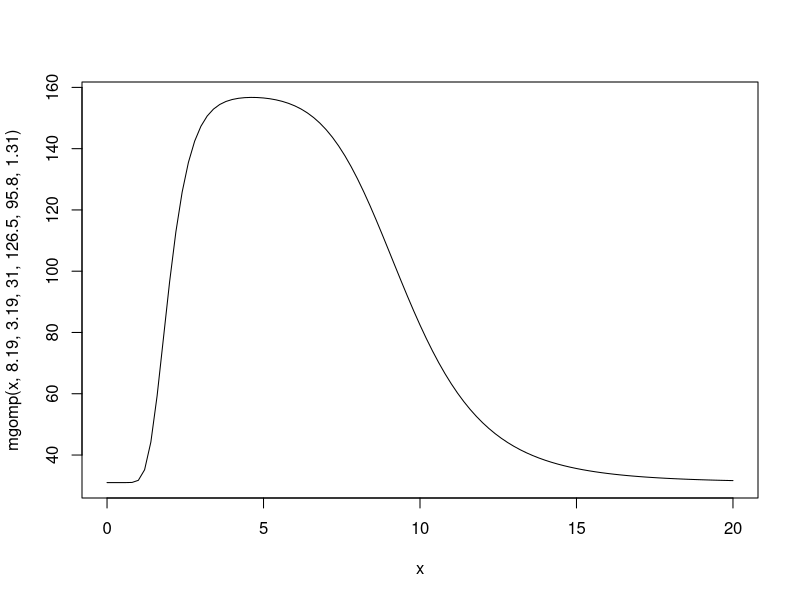
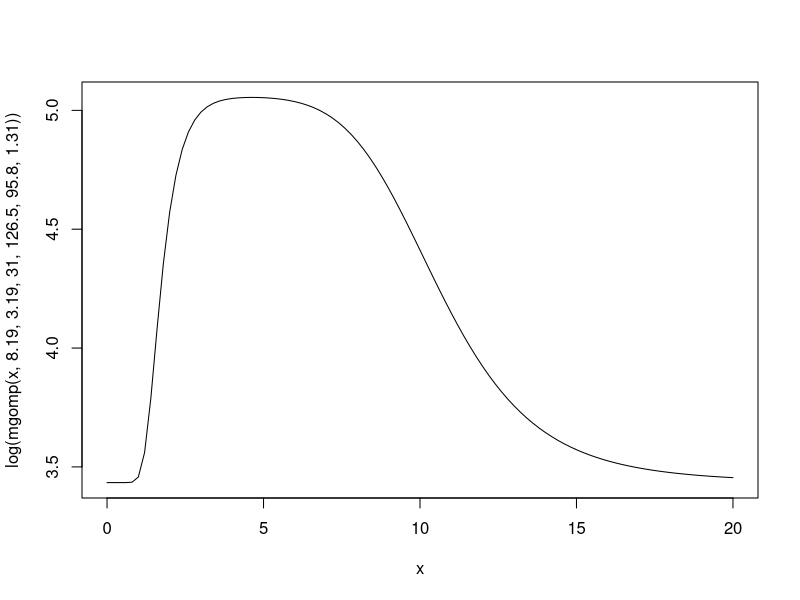
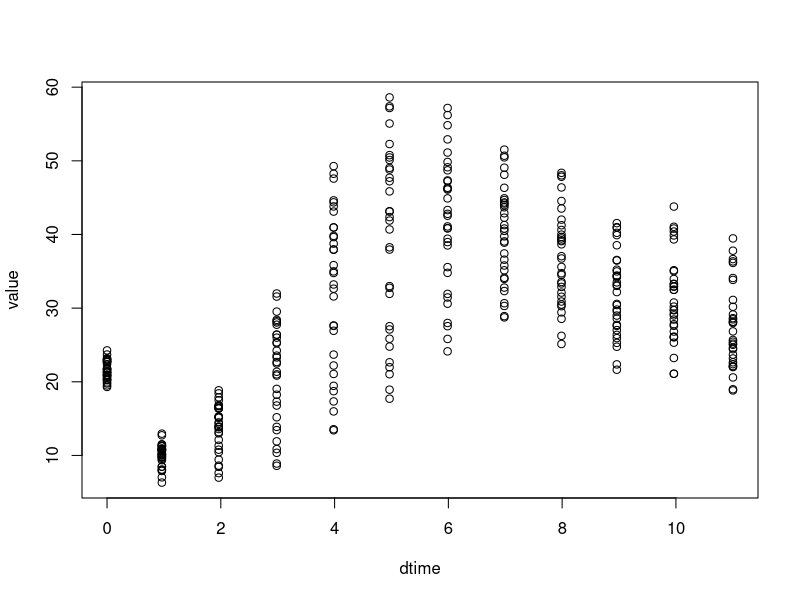
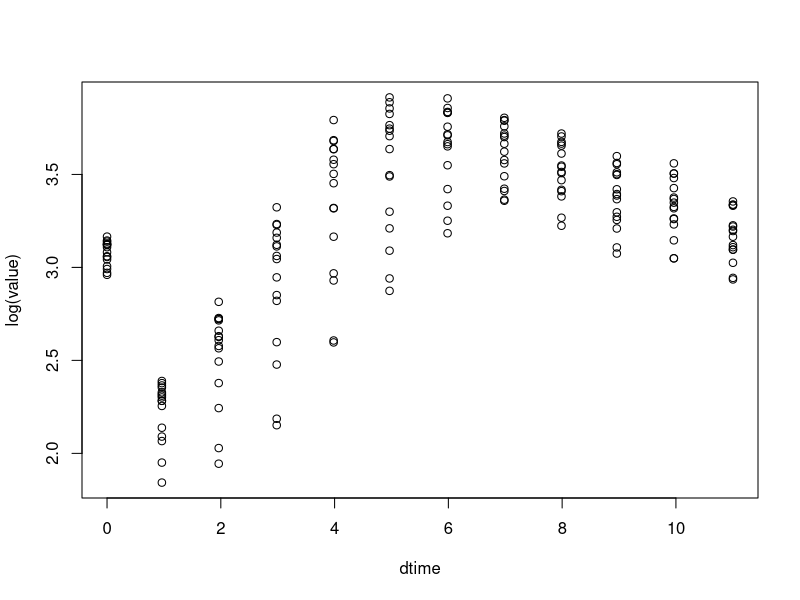
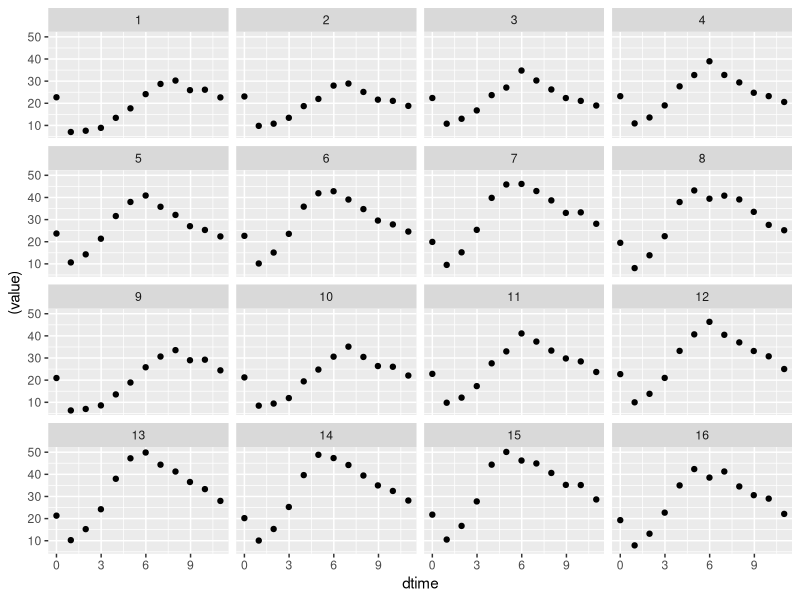
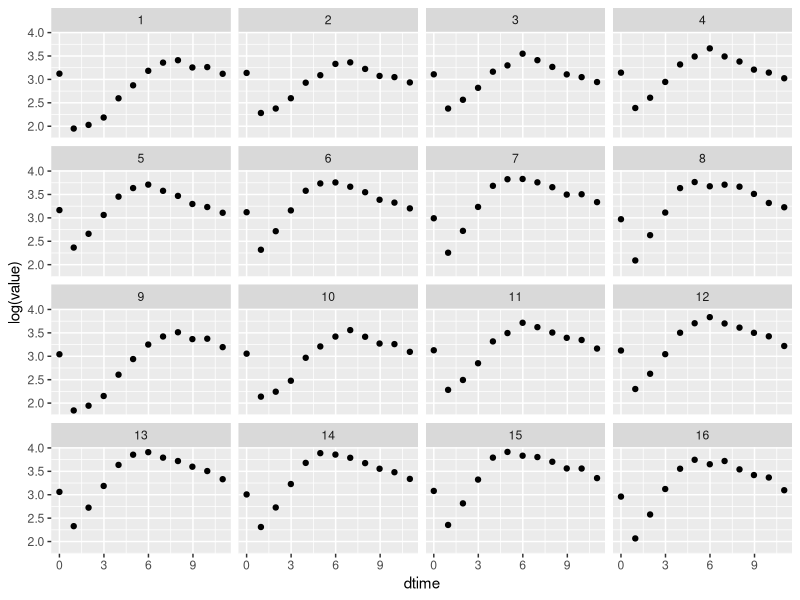
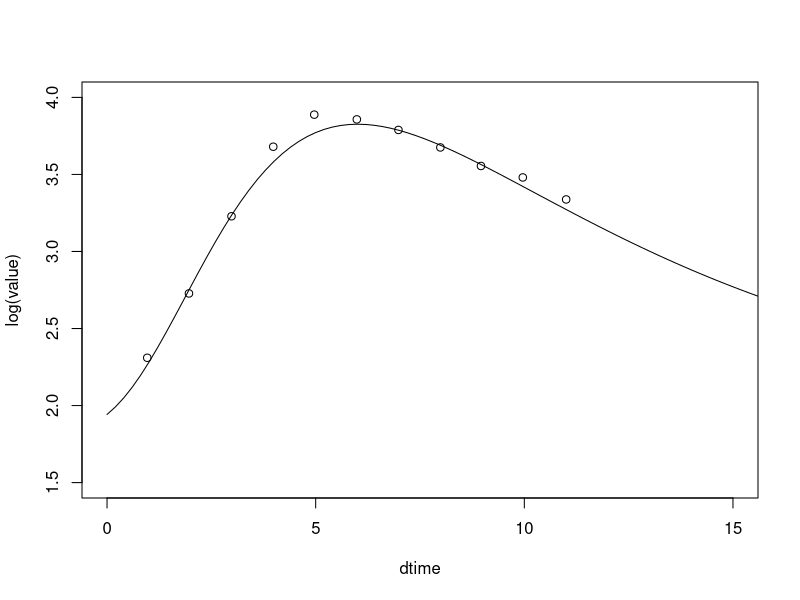
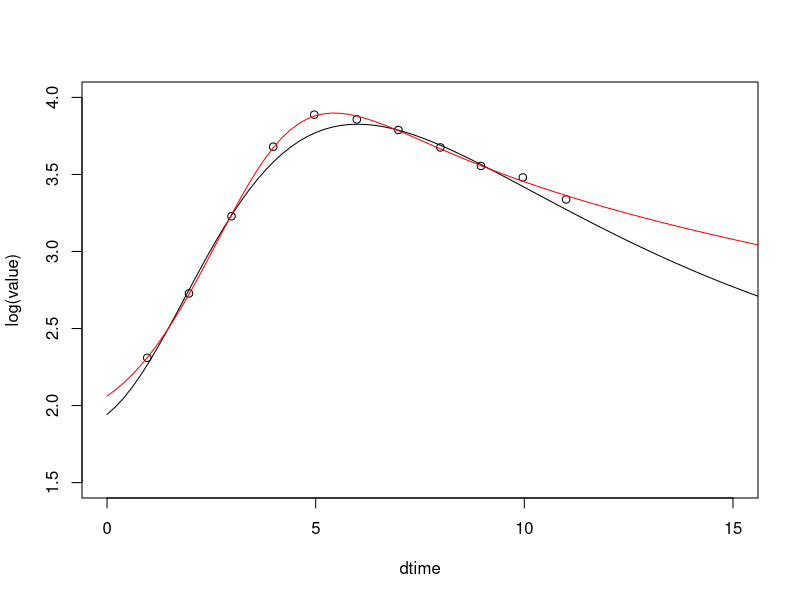

Generate these figures, in order, with R: (Note: this script raises an error after producing the figures.)

library(ggplot2)


mgomp<-function(t,topt,d,b0,A,umax,L){
  denom <- (topt^(2))^d
  b0 + (A*exp (-exp (umax*exp (1)/A*(L - t) + 1)))/((((L - t)^(2))^d)/denom + 1)  
}


# 
# b0 = 31;
# A = 126.5;
# umax = 95.8;
# L = 1.31;
# d = 3.19;
# topt = 8.19;

curve(mgomp(x,8.19,3.19,31,126.5,95.8,1.31),0,20)


curve(log(mgomp(x,8.19,3.19,31,126.5,95.8,1.31)),0,20)

## Need some test data

dat<-read.csv("./user/Chan_time_series.csv")
head(dat)

plot(value~dtime,data=dat[dat$temperature==12 & dat$bacteria==0,])

plot(log(value)~dtime,data=dat[dat$temperature==12 & dat$bacteria==0 & dat$B12==0,])

tmp<-dat[dat$temperature==12 & dat$bacteria==0 & dat$B12==0,]

tmp



ggplot(tmp,aes(x=dtime,y=(value)))+
  geom_point()+
  facet_wrap(~rep)

ggplot(tmp,aes(x=dtime,y=log(value)))+
  geom_point()+
  facet_wrap(~rep)

# rep 14 looks pretty good, also 5

tmp1 <- tmp[tmp$rep==14,]
tmp1 <- tmp1[tmp1$dtime>0,]

plot(log(value)~dtime,data=tmp1,xlim=c(0,15),ylim=c(1.5,4))

curve(log(mgomp(x,topt = 5.2,d = 1.3,b0 = exp(1.8),A = 126.5,umax = 15,L = 1.8)),0,20,add=T)

x<-tmp1$dtime
y<-log(tmp1$value)
data<-data.frame(x=x,y=y)

library(minpack.lm)

fit.mgomp<-try(nlsLM(y ~ log(mgomp(x,topt,d,b0,A,umax,L)),
                   start=c(topt = 5.2,d = 1.3,b0 = exp(1.8),A = 126.5,umax = 15,L = 1.8),
                   data = data,
                   #lower = c(B2=-Inf,a=-Inf,b=0.0001),
                   control = nls.lm.control(maxiter=1000,maxfev=1000)),silent=TRUE)

summary(fit.mgomp)


plot(log(value)~dtime,data=tmp1,xlim=c(0,15),ylim=c(1.5,4))

curve(log(mgomp(x,topt = 5.2,d = 1.3,b0 = exp(1.8),A = 126.5,umax = 15,L = 1.8)),0,20,add=T)
curve(log(mgomp(x,topt = 2.68576,d = 0.99676,b0 = 6.21149,A = 537.63323,umax = 24.64616,L = 4.16433)),0,20,col='red',add=T)

# ok, so the fit fits... is the result interpretable? especially the growth rate... 


fit.mgomp2<-try(nlsLM(exp(y) ~ mgomp(x,topt,d,b0,A,umax,L),
                     start=c(topt = 5.2,d = 1.3,b0 = exp(1.8),A = 126.5,umax = 15,L = 1.8),
                     data = data,
                     #lower = c(B2=-Inf,a=-Inf,b=0.0001),
                     control = nls.lm.control(maxiter=1000,maxfev=1000)),silent=TRUE)

summary(fit.mgomp2)

plot((value)~dtime,data=tmp1)
curve(mgomp(x,topt = 4.0574,d = 0.9228,b0 = 10.6542,A = 91.1532,umax = 20.5685,L = 2.2613),0,20,col='blue',add=T)

# no, this umax growth rate is not interpretable as an exponential growth rate


# try new fitting function:

plot((value)~dtime,data=tmp1)

localslope<-function (d) {
  m <- stats::lm(y~x, as.data.frame(d))
  return(coef(m)[2])
}

get.gr.satdecay(x=tmp1$dtime,y=log(tmp1$value),plotQ =T)
